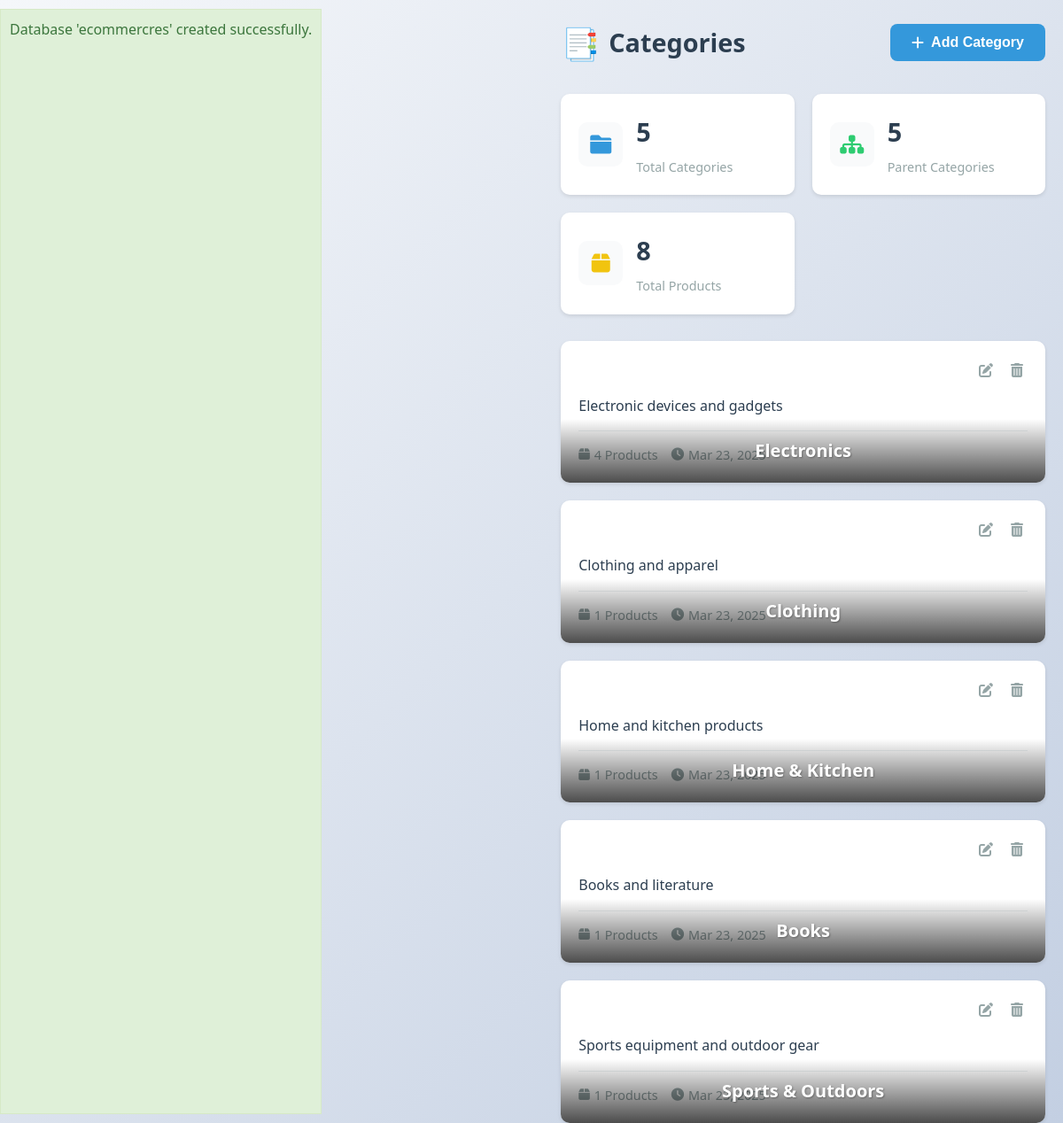
The app's page /admin/categories.php (signed in) with its own data.
### tables this page shows
CREATE TABLE IF NOT EXISTS `categories` (
    `id` int(11) NOT NULL AUTO_INCREMENT,
    `name` varchar(100) NOT NULL,
    `slug` varchar(100) NOT NULL,
    `description` text DEFAULT NULL,
    `image` varchar(255) DEFAULT NULL,
    `icon` varchar(50) DEFAULT NULL,
    `parent_id` int(11) DEFAULT NULL,
    `status` enum('active','inactive') NOT NULL DEFAULT 'active',
    `created_at` timestamp NOT NULL DEFAULT current_timestamp(),
    `updated_at` timestamp NOT NULL DEFAULT current_timestamp() ON UPDATE current_timestamp(),
    PRIMARY KEY (`id`),
    UNIQUE KEY `slug` (`slug`),
    KEY `parent_id` (`parent_id`),
    CONSTRAINT `categories_ibfk_1` FOREIGN KEY (`parent_id`) REFERENCES `categories` (`id`) ON DELETE SET NULL
);

### admin/categories.php (the view, shortened to what this page needs)
<?php
require_once '../config/database.php';
require_once '../includes/functions.php';
try {
    $stmt = $conn->query("
        SELECT c.*,
               p.name as parent_name,
               (SELECT COUNT(*) FROM products WHERE category_id = c.id) as product_count
        FROM categories c
        LEFT JOIN categories p ON c.parent_id = p.id
        ORDER BY c.created_at DESC
    ");
    $categories = $stmt->fetchAll(PDO::FETCH_ASSOC);
    $stmt = $conn->query("SELECT id, name FROM categories WHERE parent_id IS NULL");
    $parent_categories = $stmt->fetchAll(PDO::FETCH_ASSOC);
} catch (PDOException $e) {
    $_SESSION['error_msg'] = "Error fetching categories: " . $e->getMessage();
    $categories = [];
    $parent_categories = [];
}
?>
<!DOCTYPE html>
<html lang="en">
<head>
    <link rel="stylesheet" href="../assets/css/style.css">
    <link rel="stylesheet" href="https://cdnjs.cloudflare.com/ajax/libs/font-awesome/6.0.0/css/all.min.css">
</head>
<body>
    <div class="main-content">
        <div class="page-header">
            <h1 class="page-title">
                <span class="page-emoji">📑</span>
                Categories
            </h1>
            <button class="btn btn-primary" onclick="showAddModal()">
                <i class="fas fa-plus"></i> Add Category
            </button>
        </div>
        <div class="stats-grid">
            <div class="stat-card">
                <div class="stat-icon" style="color: var(--primary-color);">
                    <i class="fas fa-folder"></i>
                </div>
                <div class="stat-info">
                    <h3><?php echo count($categories); ?></h3>
                    <p>Total Categories</p>
                </div>
            </div>
            <div class="stat-card">
                <div class="stat-icon" style="color: var(--secondary-color);">
                    <i class="fas fa-sitemap"></i>
                </div>
                <div class="stat-info">
                    <h3><?php echo count($parent_categories); ?></h3>
                    <p>Parent Categories</p>
                </div>
            </div>
            <div class="stat-card">
                <div class="stat-icon" style="color: var(--warning-color);">
                    <i class="fas fa-box"></i>
                </div>
                <div class="stat-info">
                    <h3><?php
                        echo array_sum(array_column($categories, 'product_count'));
                    ?></h3>
                    <p>Total Products</p>
                </div>
            </div>
        </div>
        <div class="category-grid">
            <?php foreach ($categories as $index => $category): ?>
                <div class="category-card" style="animation-delay: <?php echo $index * 0.1; ?>s">
                    <div class="category-header">
                        <div>
                            <h3 class="category-name"><?php echo htmlspecialchars($category['name']); ?></h3>
                        </div>
                        <div class="category-actions">
                            <button class="action-btn" onclick="editCategory(<?php echo htmlspecialchars(json_encode($category)); ?>)">
                                <i class="fas fa-edit"></i>
                            </button>
                            <button class="action-btn delete" onclick="deleteCategory(<?php echo $category['id']; ?>)">
                                <i class="fas fa-trash-alt"></i>
                            </button>
                        </div>
                    </div>
                    <p class="category-description">
                        <?php echo !empty($category['description']) ?
                            htmlspecialchars($category['description']) :
                            '<em>No description</em>'; ?>
                    </p>
                    <div class="category-info">
                        <div class="info-item">
                            <i class="fas fa-box"></i>
                            <?php echo $category['product_count']; ?> Products
                        </div>
                        <div class="info-item">
                            <i class="fas fa-clock"></i>
                            <?php echo date('M d, Y', strtotime($category['created_at'])); ?>
                        </div>
                    </div>
                </div>
            <?php endforeach; ?>
        </div>
    </div>
</body>
</html>

### assets/css/style.css (style rules this page uses)
* { margin: 0; padding: 0; box-sizing: border-box; }
:root { --primary-color: #232f3e; --secondary-color: #febd69; --text-color: #333; --light-gray: #f5f5f5; --border-color: #ddd; }
body { font-family: Arial, sans-serif; line-height: 1.6; color: var(--text-color); }
.category-grid { display: grid; grid-template-columns: repeat(5, 1fr); gap: 20px; }
.category-card { position: relative; border-radius: 12px; overflow: hidden; transition: all 0.3s ease; }
.category-card h3 { position: absolute; bottom: 0; left: 0; right: 0; padding: 20px; background: linear-gradient(transparent, rgba(0,0,0,0.7)); color: white; text-align: center; margin: 0; font-size: 20px; text-shadow: 1px 1px 2px rgba(0,0,0,0.3); }
@media (max-width: 1200px) { .category-grid { grid-template-columns: repeat(4, 1fr); } }

### admin/categories.php (style rules this page uses)
:root { --primary-color: #3498db; --secondary-color: #2ecc71; --warning-color: #f1c40f; --danger-color: #e74c3c; --info-color: #3498db; --success-color: #2ecc71; --text-color: #2c3e50; --light-text: #95a5a6; --border-color: #ecf0f1; --light-bg: #f9fafb; --white: #ffffff; }
body { font-family: 'Segoe UI', Tahoma, Geneva, Verdana, sans-serif; margin: 0; padding: 0; background: linear-gradient(135deg, #f5f7fa 0%, #c3cfe2 100%); min-height: 100vh; display: flex; }
.main-content { flex: 1; padding: 20px; margin-left: 250px; }
.page-header { display: flex; justify-content: space-between; align-items: center; margin-bottom: 30px; animation: fadeInDown 0.5s ease; }
.page-title { font-size: 1.8rem; color: var(--text-color); display: flex; align-items: center; gap: 10px; }
.page-emoji { font-size: 2.2rem; animation: bounce 2s infinite; }
.stats-grid { display: grid; grid-template-columns: repeat(auto-fit, minmax(200px, 1fr)); gap: 20px; margin-bottom: 30px; animation: fadeInUp 0.5s ease; }
.stat-card { background: var(--white); padding: 20px; border-radius: 10px; box-shadow: 0 2px 4px rgba(0, 0, 0, 0.1); display: flex; align-items: center; gap: 15px; transition: transform 0.3s ease; }
.stat-icon { width: 50px; height: 50px; background: var(--light-bg); border-radius: 10px; display: flex; align-items: center; justify-content: center; font-size: 1.5rem; }
.stat-info h3 { margin: 0; font-size: 1.8rem; color: var(--text-color); }
.stat-info p { margin: 5px 0 0; color: var(--light-text); font-size: 0.9rem; }
.category-grid { display: grid; grid-template-columns: repeat(auto-fill, minmax(300px, 1fr)); gap: 20px; margin-top: 20px; animation: fadeInUp 0.5s ease 0.2s backwards; }
.category-card { background: var(--white); border-radius: 10px; padding: 20px; box-shadow: 0 2px 4px rgba(0, 0, 0, 0.1); transition: all 0.3s ease; opacity: 0; transform: translateY(20px); animation: fadeInUp 0.5s forwards; }
.category-header { display: flex; justify-content: space-between; align-items: flex-start; margin-bottom: 15px; }
.category-name { font-size: 1.2rem; color: var(--text-color); margin: 0; font-weight: 600; }
.category-actions { display: flex; gap: 10px; }
.action-btn { background: none; border: none; color: var(--light-text); cursor: pointer; font-size: 1rem; padding: 5px; transition: all 0.3s ease; }
.category-info { display: flex; align-items: center; gap: 15px; margin-top: 15px; padding-top: 15px; border-top: 1px solid var(--border-color); }
.info-item { display: flex; align-items: center; gap: 5px; color: var(--light-text); font-size: 0.9rem; }
.btn { padding: 12px 24px; border: none; border-radius: 8px; font-size: 1rem; font-weight: 600; cursor: pointer; display: flex; align-items: center; gap: 8px; transition: all 0.3s ease; }
.btn-primary { background: var(--primary-color); color: var(--white); }

### records on screen
categories: name "Electronics", description "Electronic devices and gadgets", product_count "4", created_at "Mar 23, 2025"
categories: name "Clothing", description "Clothing and apparel", product_count "1", created_at "Mar 23, 2025"
categories: name "Home & Kitchen", description "Home and kitchen products", product_count "1", created_at "Mar 23, 2025"
categories: name "Books", description "Books and literature", product_count "1", created_at "Mar 23, 2025"
categories: name "Sports & Outdoors", description "Sports equipment and outdoor gear", product_count "1", created_at "Mar 23, 2025"

### other values on screen
$db_name "ecommercres"
count($categories) "5"
count($parent_categories) "5"
array_sum(array_column($categories, 'product_count')) "8"
